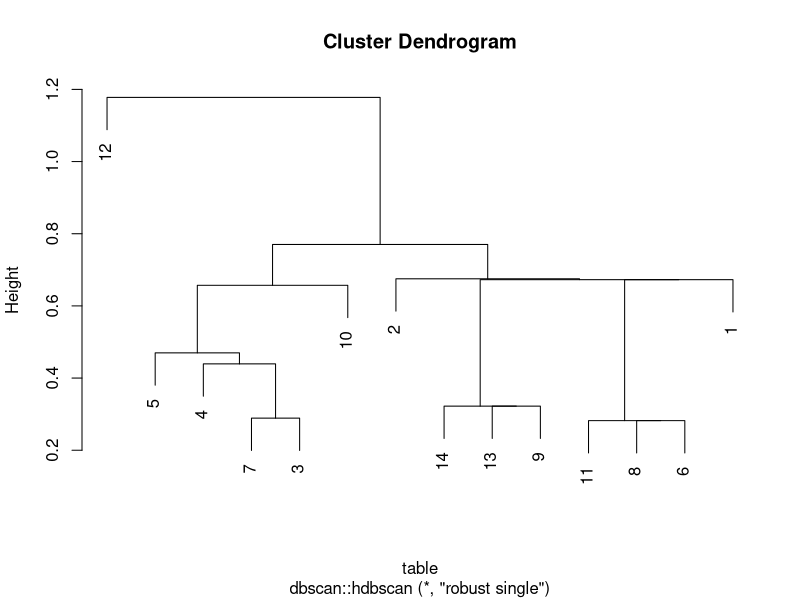
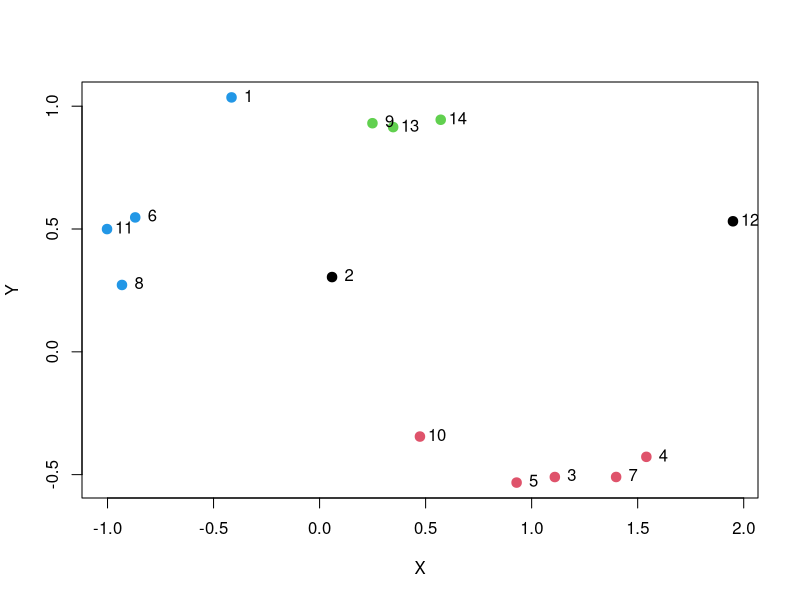
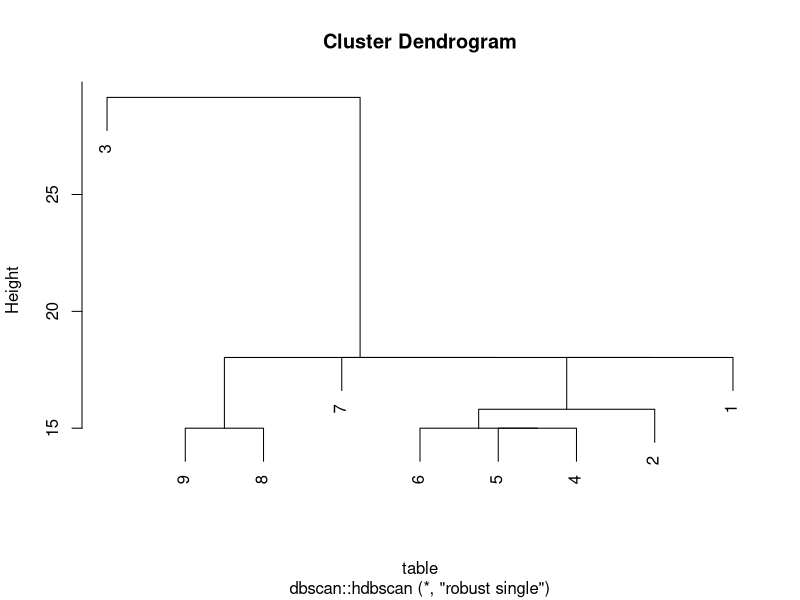
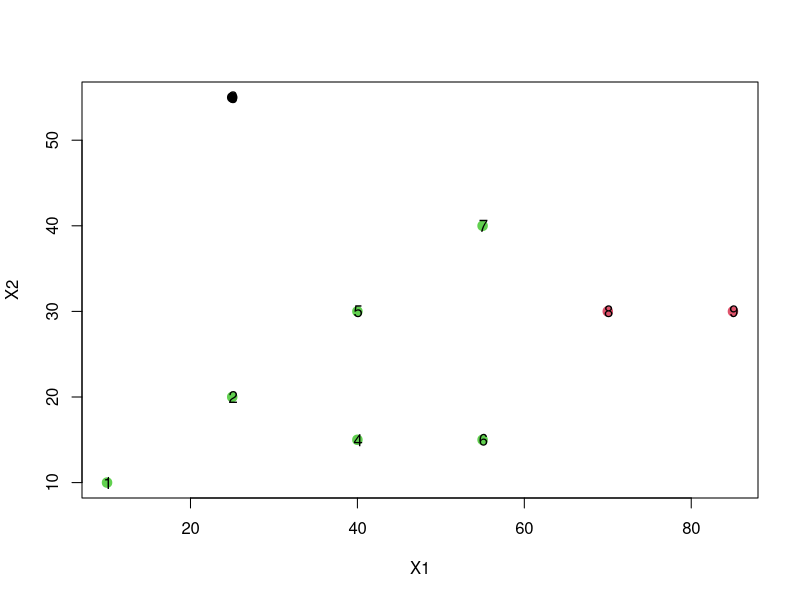
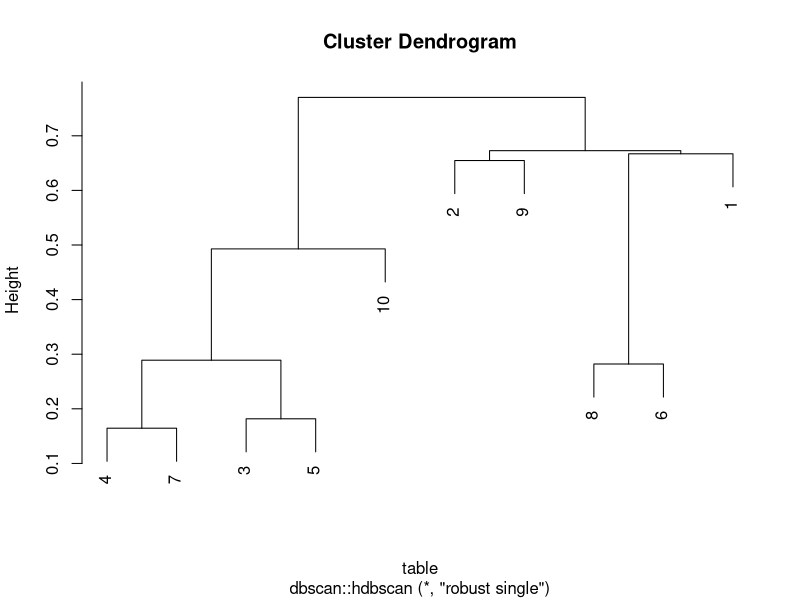
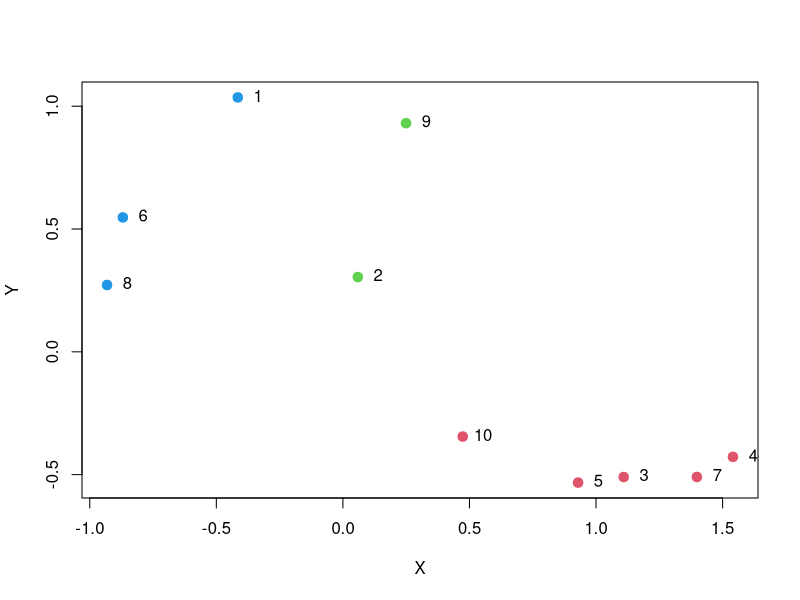

These charts were generated, in order, by the following R code:
## ---- chunk 1
library(dbscan)
## compare on moons data
data("moons")
DATA_SIZE <- 14
MCS = 3
Labels <- 1:DATA_SIZE

table <- moons[1:DATA_SIZE,]
cl <- dbscan::hdbscan(table, minPts = MCS)
# print the Hierarchical Diagram
dev.new(width=50, height=150, unit="in")
plot(cl$hc)
# print the points
plot(table, col=cl$cluster+1, pch=20, cex = 1.9)
text(table[,1]+0.08, table[,2]+0.008, labels = Labels)
# pig <- cl$hc$height
# print(pig)

## ---- chunk 2
x <- c(10, 25, 25, 40, 40, 55, 55, 70, 85)
y <- c(10, 20, 55, 15, 30, 15, 40, 30, 30)
table <- data.frame(matrix(ncol = 2, nrow = 9))
table[,1] <- x
table[,2] <- y
cl <- dbscan::hdbscan(table, minPts = 2)
plot(cl$hc)
plot(table, col=cl$cluster+1, pch=20, cex = 1.9)
text(table[,1]+0.08, table[,2]+0.008, labels=rownames(table))
a <- cl$hc$height
## ---- chunk 3
library(dbscan)
## compare on moons data
data("moons")
DATA_SIZE <- 10
MCS = 2
Labels <- 1:DATA_SIZE

table <- moons[1:DATA_SIZE,]
cl <- dbscan::hdbscan(table, minPts = MCS)
# print the Hierarchical Diagram
plot(cl$hc)
# print the points
plot(table, col=cl$cluster+1, pch=20, cex = 1.9)
text(table[,1]+0.08, table[,2]+0.008, labels = Labels)
# pig <- cl$hc$height
# print(pig)
